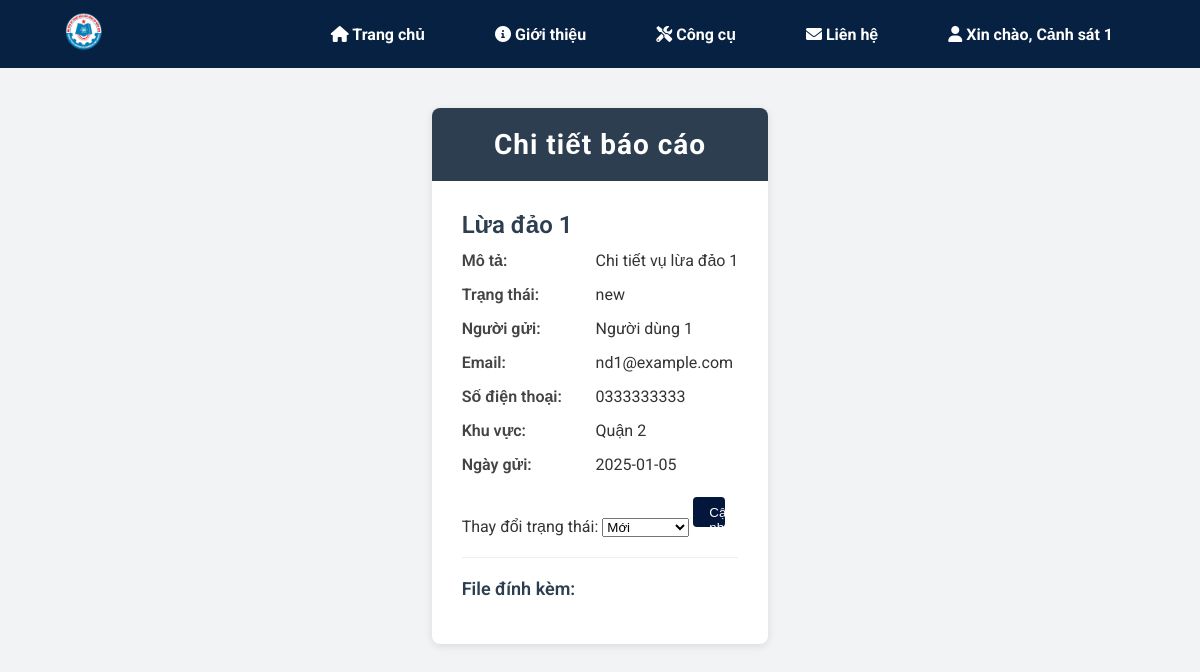
Page /police_officer/reports/1 (signed in) on the earlier database version.
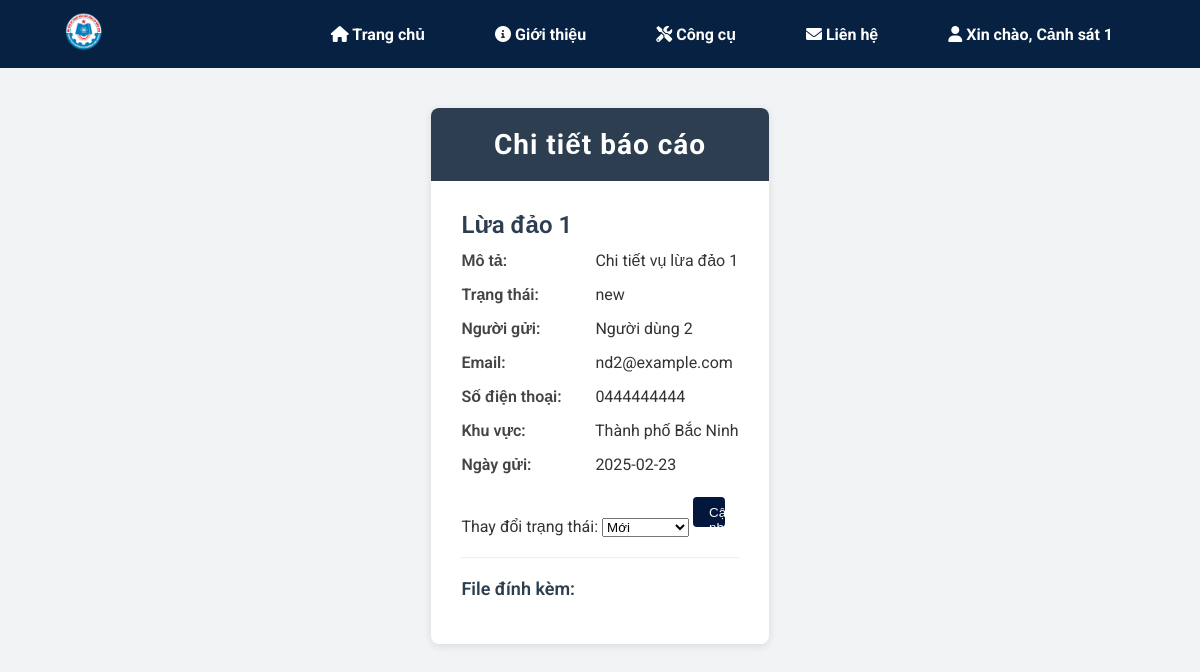
Same page on the later database version.
### asrp/models.py (models this page shows, shortened)
class User(UserMixin, db.Model):
    __tablename__ = 'users'
    id = db.Column(db.Integer, primary_key=True)
    username = db.Column(db.String(64), index=True, unique=True)
    email = db.Column(db.String(120), index=True, unique=True)
    password_hash = db.Column(db.String(128))
    full_name = db.Column(db.String(150), nullable=False)
    phone_number = db.Column(db.String(20), nullable=False)
    role = db.Column(
        db.Enum('user', 'police_officer', 'admin'),
        default='user',
        nullable=False
    )
    unit_id = db.Column(db.Integer, db.ForeignKey('units.id'), nullable=True)
    date_joined = db.Column(db.DateTime, default=datetime.utcnow, nullable=False)
    is_active = db.Column(db.Boolean, default=True, nullable=False)
    personal_photo = db.Column(db.String(200), nullable=True)
    id_card_photo = db.Column(db.String(200), nullable=True)
    additional_info = db.Column(db.Text, nullable=True)
    verification_status = db.Column(
        db.Enum('pending', 'verified', 'rejected'),
        default='pending',
        nullable=False
    )
    reports = relationship('Report', foreign_keys='Report.user_id', back_populates='user')
    unit = db.relationship('Unit', backref='members', lazy='joined')
    authored_contents = db.relationship('Content', backref='author', lazy='dynamic')

class Report(db.Model):
    __tablename__ = 'reports'
    id = db.Column(db.Integer, primary_key=True)
    user_id = db.Column(db.Integer, db.ForeignKey('users.id'), nullable=False)
    area_id = db.Column(db.Integer, db.ForeignKey('areas.id'), nullable=False)
    title = db.Column(db.String(200), nullable=False)
    description = db.Column(db.Text, nullable=False)
    latitude = db.Column(db.Float, nullable=True)
    longitude = db.Column(db.Float, nullable=True)
    date_submitted = db.Column(db.DateTime, default=datetime.utcnow, nullable=False)
    status = db.Column(
        db.Enum('new', 'in_progress', 'closed', 'resolved'),
        default='new',
        nullable=False
    )
    assigned_officer_id = db.Column(db.Integer, db.ForeignKey('users.id'), nullable=True)
    created_at = db.Column(db.DateTime, default=datetime.utcnow, nullable=False)
    updated_at = db.Column(
        db.DateTime,
        default=datetime.utcnow,
        onupdate=datetime.utcnow,
        nullable=False
    )
    user = relationship('User', foreign_keys=[user_id], back_populates='reports')
    assigned_officer = db.relationship('User', foreign_keys=[assigned_officer_id])
    area = db.relationship(
        'Area',
        backref='reports',
        lazy='joined'
    )
    attachments = db.relationship('Attachment', backref='report', lazy='select')

class Area(db.Model):
    __tablename__ = 'areas'
    id = db.Column(db.Integer, primary_key=True)
    name = db.Column(db.String(150), nullable=False)
    description = db.Column(db.Text, nullable=True)

### asrp/blueprints/police_officer/routes.py (the view)
@police_officer_bp.route('/reports/<int:report_id>', methods=['GET'])
@login_required
def report_detail(report_id):
    report = Report.query.options(
        joinedload(Report.user),
        joinedload(Report.attachments)
    ).get_or_404(report_id)
    if report.assigned_officer_id is not None and report.assigned_officer_id != current_user.id:
        flash('Bạn không có quyền xem báo cáo này.', 'danger')
        return redirect(url_for('police_officer.view_reports'))
    return render_template('police_officer/report_detail.html', report=report)

### asrp/templates/police_officer/report_detail.html (shortened to what this page needs)
{% extends "base.html" %}
{% block content %}
<link rel="stylesheet" href="{{ url_for('static', filename='css/report_detail.css') }}">
<link rel="stylesheet" href="https://cdn.jsdelivr.net/npm/sweetalert2@11/dist/sweetalert2.min.css">
<div class="report-detail-container">
    <div class="report-header">
        <h2>Chi tiết báo cáo</h2>
    </div>
    <div class="report-content">
        <div class="report-info">
            <h3>{{ report.title }}</h3>
            <p>
                <span>Mô tả:</span>
                {{ report.description }}
            </p>
            <p>
                <span>Trạng thái:</span>
                {{ report.status }}
            </p>
            <p>
                <span>Người gửi:</span>
                {{ report.user.full_name }}
            </p>
            <p>
                <span>Email:</span>
                {{ report.user.email }}
            </p>
            <p>
                <span>Số điện thoại:</span>
                {{ report.user.phone_number }}
            </p>
            <p>
                <span>Khu vực:</span>
                {{ report.area.name }}
            </p>
            <p>
                <span>Ngày gửi:</span>
                {{ report.created_at.strftime('%Y-%m-%d') }}
            </p>
        </div>
        <form id="status-update-form" method="post" action="{{ url_for('police_officer.update_report_status', report_id=report.id) }}">
            <label for="status">Thay đổi trạng thái:</label>
            <select name="status" id="status">
                <option value="new" {% if report.status == 'new' %}selected{% endif %}>Mới</option>
            </select>
            <button type="submit" class="btn btn-info">Cập nhật</button>
        </form>
        <div class="report-attachments">
            <h4>File đính kèm:</h4>
        </div>
    </div>
</div>
{% endblock %}

### asrp/templates/base.html (shortened to what this page needs)
<!DOCTYPE html>
<html lang="vi">
<head>
  <link rel="stylesheet" href="https://cdnjs.cloudflare.com/ajax/libs/font-awesome/6.0.0/css/all.min.css" />
  <link rel="stylesheet" href="{{ url_for('static', filename='css/main.css') }}">
  <link rel="stylesheet" href="https://cdn.jsdelivr.net/npm/sweetalert2@11/dist/sweetalert2.min.css">
  <link rel="stylesheet" href="{{ url_for('static', filename='css/check_info.css') }}">
</head>
<body>
  <header class="header">
    <div class="container header-container">
      <div class="logo">
        <a href="{{ url_for('main.index') }}">
          <img src="{{ url_for('static', filename='images/logo.png') }}" alt="Logo" class="logo-img" />
        </a>
      </div>
      <nav class="navbar">
        <ul>
          <li>
            <a href="{{ url_for('main.index') }}">
              <i class="fas fa-home"></i>  Trang chủ
            </a>
          </li>
          <li>
            <a href="#">
              <i class="fas fa-info-circle"></i>  Giới thiệu
            </a>
          </li>
          <li>
            <a href="#">
              <i class="fas fa-tools"></i>  Công cụ
            </a>
          </li>
          <li>
            <a href="#">
              <i class="fas fa-envelope"></i>  Liên hệ
            </a>
          </li>
          {% if current_user.is_authenticated %}
            <li class="dropdown">
              <a href="#" class="dropdown-toggle">
                <i class="fas fa-user"></i>  Xin chào, {{ current_user.full_name }}
              </a>
            </li>
          {% else %}
            <li>
              <a href="{{ url_for('auth.dang_nhap') }}">
                <i class="fas fa-sign-in-alt"></i> Đăng nhập
              </a>
            </li>
          {% endif %}
        </ul>
      </nav>
    </div>
  </header>
  {% block content %}{% endblock %}
</body>
</html>

### asrp/static/css/main.css (style rules this page uses)
* { margin: 0; padding: 0; box-sizing: border-box; }
html, body { height: 100%; margin: 0; display: flex; flex-direction: column; }
body { font-family: system-ui, -apple-system, BlinkMacSystemFont, "Segoe UI", Roboto, Oxygen, Ubuntu, Cantarell, "Open Sans", "Helvetica Neue", sans-serif; color: #333; background-color: #FFFFFF; flex: 1; }
.container { max-width: 1200px; margin: 0 auto; width: 90%; }
.header { background-color: #062141; padding: 0.75rem 0; position: -webkit-sticky; position: sticky; top: 0; z-index: 1000; }
.header-container { display: flex; align-items: center; justify-content: space-between; }
.header .navbar ul { display: flex; list-style: none; margin: 0; padding: 0; }
.header .navbar ul li { margin: 0 15px; position: relative; }
.header .navbar ul li a { text-decoration: none; color: #fff; font-weight: bold; transition: color 0.3s; }
.logo-img { height: 40px; }
.navbar ul { list-style: none; display: flex; gap: 1rem; }
.navbar ul li a { text-decoration: none; color: #fff; font-weight: 500; padding: 0.5rem 0.75rem; transition: background-color 0.3s; }
.btn { display: inline-block; background-color: #03163c; color: #fff; text-decoration: none; padding: 0.5rem 1rem; border-radius: 4px; transition: background-color 0.3s; }

### asrp/static/css/check_info.css (style rules this page uses)
html, body { height: 100%; }
body { margin: 0; font-family: system-ui, -apple-system, BlinkMacSystemFont, "Segoe UI", Roboto, Oxygen, Ubuntu, Cantarell, "Open Sans", "Helvetica Neue", sans-serif; background-color: #FFFFFF; }
input, button { color: #007BFF; padding: 0; margin: 0; border: 0; background-color: transparent; outline: none; }
button { position: relative; display: flex; align-items: center; justify-content: center; width: 30px; height: 30px; cursor: pointer; background-color: #007BFF; border-radius: 50%; transition: background-color 0.3s ease, transform 0.3s ease; }
button:after { content: ''; position: absolute; width: 0; height: 0; border-top: 5px solid transparent; border-bottom: 5px solid transparent; border-left: 10px solid #FFFFFF; transform: translateX(-50%); opacity: 0; transition: opacity 0.3s ease; }

### asrp/static/css/report_detail.css (style rules this page uses)
* { margin: 0; padding: 0; box-sizing: border-box; }
body { font-family: 'Roboto', sans-serif; background-color: #f1f3f5; color: #333; }
.report-detail-container { max-width: 1000px; margin: 40px auto; background-color: #fff; border-radius: 8px; box-shadow: 0 2px 8px rgba(0, 0, 0, 0.1); overflow: hidden; }
.report-header { background-color: #2c3e50; padding: 20px 30px; text-align: center; }
.report-header h2 { color: #fff; font-size: 28px; font-weight: 700; letter-spacing: 1px; }
.report-content { padding: 30px; }
.report-info { margin-bottom: 20px; }
.report-info h3 { font-size: 24px; color: #2c3e50; margin-bottom: 10px; font-weight: 600; }
.report-info p { font-size: 16px; line-height: 1.5; margin-bottom: 10px; }
.report-info p span { display: inline-block; width: 130px; font-weight: 600; color: #444; }
.report-attachments { margin-top: 20px; border-top: 1px solid #eee; padding-top: 20px; }
.report-attachments h4 { font-size: 18px; font-weight: 600; margin-bottom: 15px; color: #2c3e50; }

Differences in the rows shown:
no longer on this page (row edited): User: user.full_name "Người dùng 1", user.email "nd1@example.com", user.phone_number "0333333333"
no longer on this page (row edited): Area: area.name "Quận 2"
changed Report "Lừa đảo 1": created_at "2025-01-05" → "2025-02-23"
now on this page (row edited): User: user.full_name "Người dùng 2", user.email "nd2@example.com", user.phone_number "0444444444"
now on this page (row edited): Area: area.name "Thành phố Bắc Ninh"
